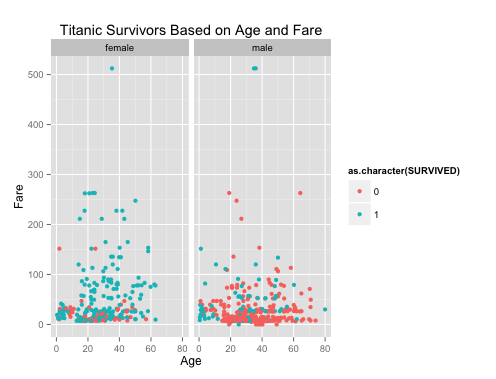

This figure's R source:
require("jsonlite")
require("RCurl")
require("ggplot2")
# Change the USER and PASS below to be your UTEid
df <- data.frame(fromJSON(getURL(URLencode('129.152.144.84:5001/rest/native/?query="select * from titanic where SURVIVED is NOT NULL "'),httpheader=c(DB='jdbc:oracle:thin:@129.152.144.84:1521/PDBF15DV.usuniversi01134.oraclecloud.internal', USER='cs329e_alk2223', PASS='orcl_alk2223', MODE='native_mode', MODEL='model', returnDimensions = 'False', returnFor = 'JSON'), verbose = TRUE), ))

summary(df)
head(df)

require(extrafont)
ggplot() + 
  coord_cartesian() + 
  scale_x_continuous() +
  scale_y_continuous() +
  facet_wrap(~SEX) +
  #facet_grid(.~SURVIVED, labeller=label_both) + # Same as facet_wrap but with a label.
  #facet_grid(PCLASS~SURVIVED, labeller=label_both) +
  labs(title='Titanic Survivors Based on Age and Fare') +
  labs(x="Age", y=paste("Fare")) +
  layer(data=df, 
        mapping=aes(x=as.numeric(as.character(AGE)), y=as.numeric(as.character(FARE)), color=as.character(SURVIVED)), #changes from discrete to continous, x-axis should be continuous
        stat="identity", 
        stat_params=list(), 
        geom="point",
        geom_params=list(), 
        #position=position_identity()
        position=position_jitter(width=0.3, height=0)
  )
